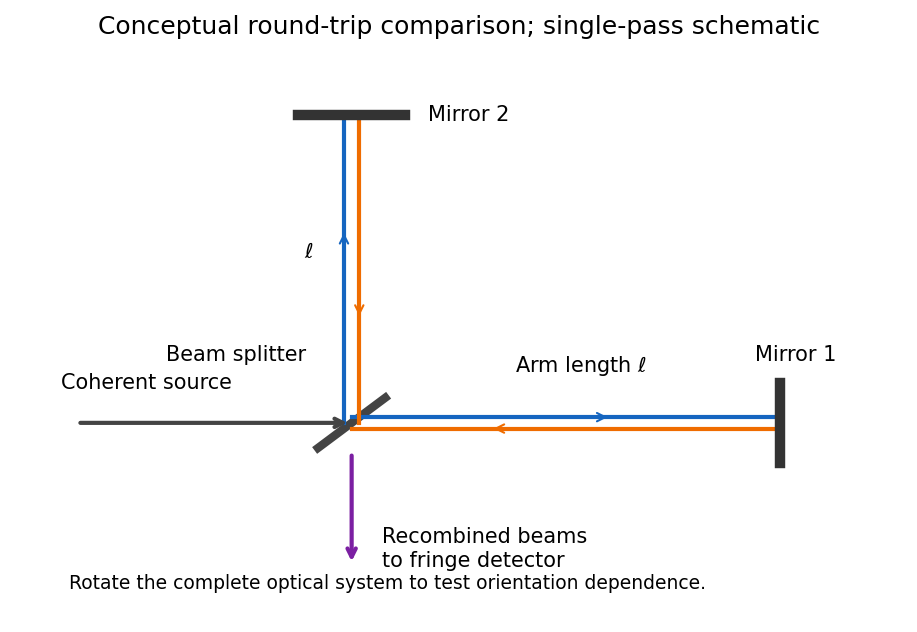

Here is the Python script that generated this plot:
"""Original explanatory figure. Python 3.14; root pyproject dependencies."""
from pathlib import Path
import numpy as np
import matplotlib
matplotlib.use("Agg")
import matplotlib.pyplot as plt
plt.rcParams.update({"font.size": 10, "axes.spines.top": False, "axes.spines.right": False, "figure.facecolor": "white", "axes.facecolor": "white"})

fig,ax=plt.subplots(figsize=(6,4.1),layout="constrained");ax.set(xlim=(-2.2,3.6),ylim=(-1.7,3.3));ax.axis("off")
blue="#1565c0";orange="#ef6c00"
ax.annotate("",xy=(0,0),xytext=(-1.8,0),arrowprops={"arrowstyle":"->","color":"#444","lw":2});ax.text(-1.9,.3,"Coherent source",fontsize=10)
ax.plot([-.22,.22],[-.22,.22],lw=4,color="#444");ax.text(-.3,.55,"Beam splitter",ha="right")
ax.plot([0,2.8],[.05,.05],color=blue,lw=2);ax.annotate("",xy=(1.7,.05),xytext=(.9,.05),arrowprops={"arrowstyle":"->","color":blue})
ax.plot([2.8,0],[-.05,-.05],color=orange,lw=2);ax.annotate("",xy=(.9,-.05),xytext=(1.7,-.05),arrowprops={"arrowstyle":"->","color":orange})
ax.plot([-.05,-.05],[0,2.7],color=blue,lw=2);ax.annotate("",xy=(-.05,1.7),xytext=(-.05,.9),arrowprops={"arrowstyle":"->","color":blue})
ax.plot([.05,.05],[2.7,0],color=orange,lw=2);ax.annotate("",xy=(.05,.9),xytext=(.05,1.7),arrowprops={"arrowstyle":"->","color":orange})
ax.plot([2.8,2.8],[-.35,.35],color="#333",lw=5);ax.text(2.9,.55,"Mirror 1",ha="center")
ax.plot([-.35,.35],[2.7,2.7],color="#333",lw=5);ax.text(.5,2.7,"Mirror 2",va="center")
ax.annotate("",xy=(0,-1.25),xytext=(0,-.25),arrowprops={"arrowstyle":"->","color":"#7b1fa2","lw":2});ax.text(.2,-1.1,"Recombined beams\nto fringe detector",va="center")
ax.text(1.5,.45,r"Arm length $\ell$",ha="center");ax.text(-.25,1.45,r"$\ell$",ha="right")
ax.text(-1.85,-1.45,"Rotate the complete optical system to test orientation dependence.",fontsize=9)
ax.set_title("Conceptual round-trip comparison; single-pass schematic")

fig.savefig(Path(__file__).stem + ".png", dpi=150, facecolor="white", bbox_inches="tight")
plt.close(fig)
